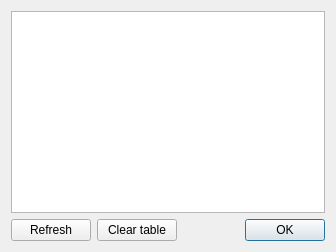
<?xml version="1.0" encoding="UTF-8"?>
<ui version="4.0">
 <class>MACTableDialog</class>
 <widget class="QDialog" name="MACTableDialog">
  <property name="geometry">
   <rect>
    <x>0</x>
    <y>0</y>
    <width>336</width>
    <height>252</height>
   </rect>
  </property>
  <property name="windowTitle">
   <string>MAC Address Table</string>
  </property>
  <layout class="QGridLayout" name="gridLayout">
   <item row="0" column="0" colspan="3">
    <widget class="QPlainTextEdit" name="plainTextEditMACTable"/>
   </item>
   <item row="1" column="0">
    <widget class="QPushButton" name="pushButtonRefresh">
     <property name="text">
      <string>Refresh</string>
     </property>
    </widget>
   </item>
   <item row="1" column="1">
    <widget class="QPushButton" name="pushButtonClear">
     <property name="text">
      <string>Clear table</string>
     </property>
    </widget>
   </item>
   <item row="1" column="2">
    <widget class="QDialogButtonBox" name="buttonBox">
     <property name="standardButtons">
      <set>QDialogButtonBox::Ok</set>
     </property>
    </widget>
   </item>
  </layout>
 </widget>
 <resources/>
 <connections/>
</ui>
